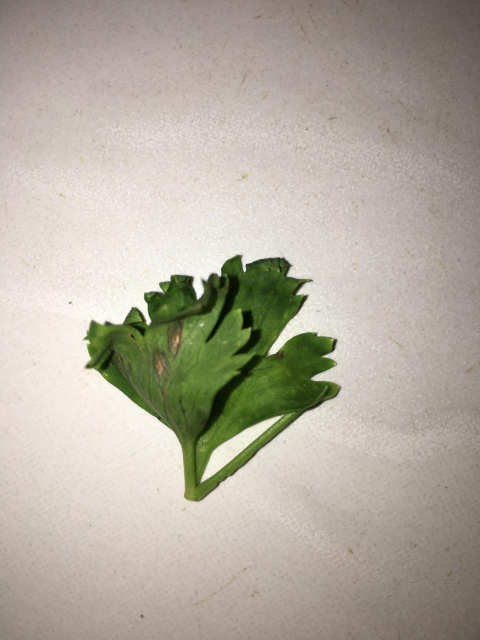
#> input picture daun_seledri/seledri_(10).jpg, 960 x 1280 px, found by its file name (shown at 1/2 size)
$ jupyter execute --allow-errors image_fundamental.ipynb   (shell and % lines are left out)
#> lines starting #> are read from the running program, lines starting #| are printed output that depends on the picture
[cell 1]
import matplotlib.pyplot as plt
import argparse
import imutils
import cv2

[cell 2]
def plt_imshow(title, image):
  # convert the image frame BGR to RGB color space and display it
	image = cv2.cvtColor(image, cv2.COLOR_BGR2RGB)
	plt.imshow(image)
	plt.title(title)
	plt.grid(False)
	plt.show()

[cell 3]
cd daun_dataset-main/train/daun_seledri

[cell 4]
args = {
    "image": "seledri_(10).jpg"
}

[cell 5]
image = cv2.imread(args["image"])
#> image is the input picture: shape (1280, 960, 3); mean B, G, R 159.4, 172.3, 178.7
plt_imshow("Original", image)

# grab the dimensions of the image and calculate the center of the
# image
(h, w) = image.shape[:2]
#> h = 1280; w = 960
(cX, cY) = (w // 2, h // 2)
#> cX = 480; cY = 640

# rotate our image by 45 degrees around the center of the image
M = cv2.getRotationMatrix2D((cX, cY), 45, 1.0)
rotated = cv2.warpAffine(image, M, (w, h))
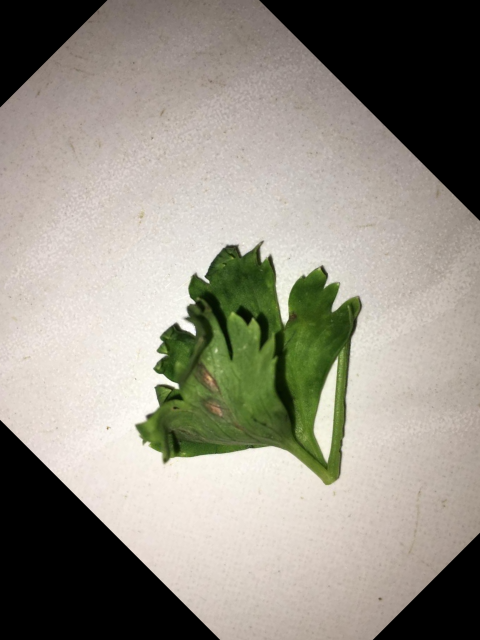
#> rotated: shape (1280, 960, 3) (shown at 1/2 size); mean B, G, R 132.5, 143.9, 148
plt_imshow("Rotated by 45 Degrees", rotated)

# rotate our image by -90 degrees around the image
M = cv2.getRotationMatrix2D((cX, cY), -90, 1.0)
rotated = cv2.warpAffine(image, M, (w, h))
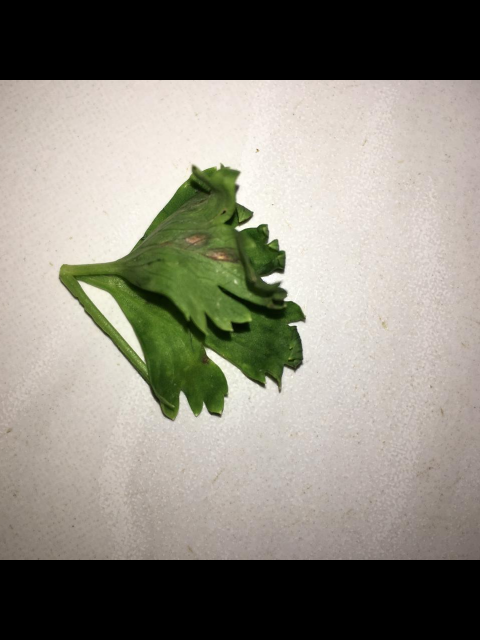
#> rotated: shape (1280, 960, 3) (shown at 1/2 size); mean B, G, R 125, 136, 139.3
plt_imshow("Rotated by -90 Degrees", rotated)

[cell 6]
image = cv2.imread(args["image"])
plt_imshow("Original", image)

# flip the image horizontally
print("[INFO] flipping image horizontally...")
flipped = cv2.flip(image, 1)
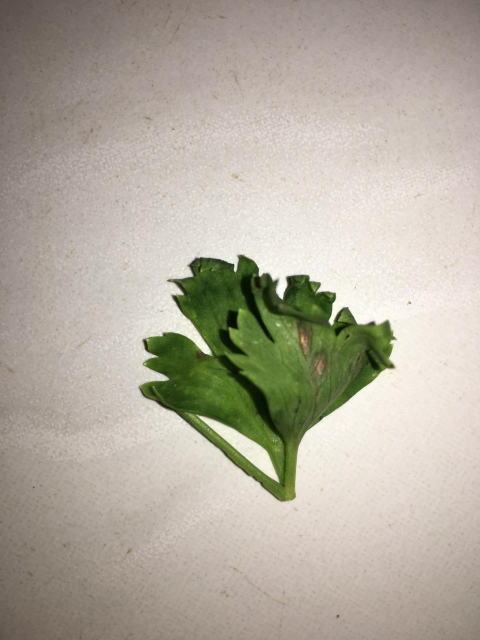
#> flipped: shape (1280, 960, 3) (shown at 1/2 size); mean B, G, R 159.4, 172.3, 178.7
plt_imshow("Flipped Horizontally", flipped)

#> (a cell that did not finish here is left out)

#> (a cell that did not finish here is left out)

#> (a cell that did not finish here is left out)

#> (a cell that did not finish here is left out)

[cell 11]
cropped = image[100:1000, 200:1000]
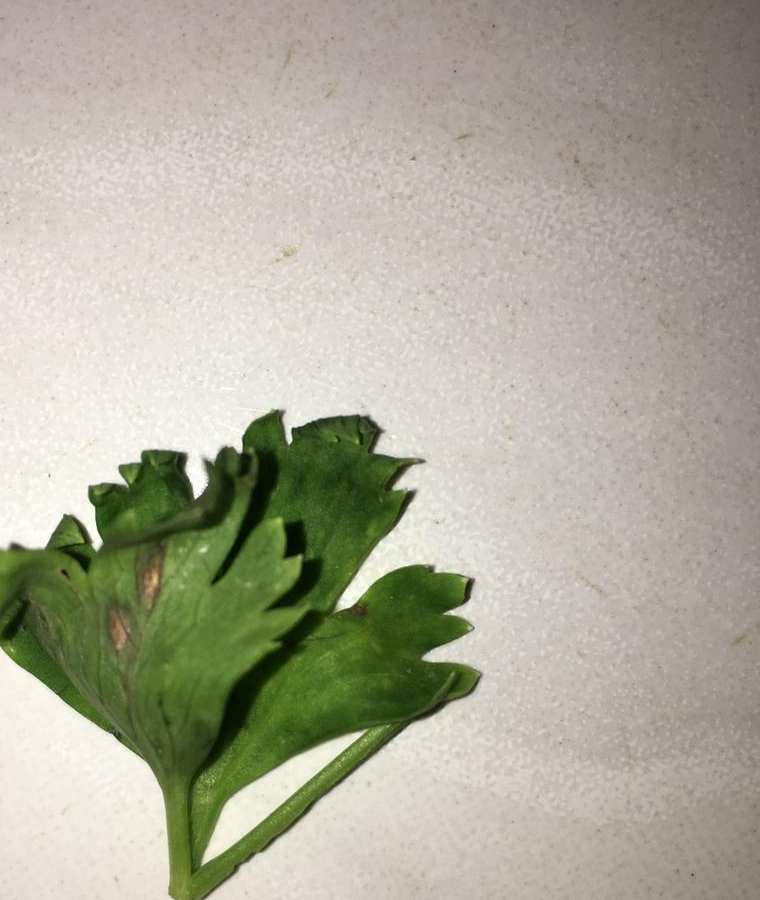
#> cropped: shape (900, 760, 3); mean B, G, R 154.3, 170.7, 173.3
plt_imshow("crop", cropped)

#> (a cell that did not finish here is left out)

[cell 13]
image = cv2.imread(args["image"])
(B, G, R) = cv2.split(image)
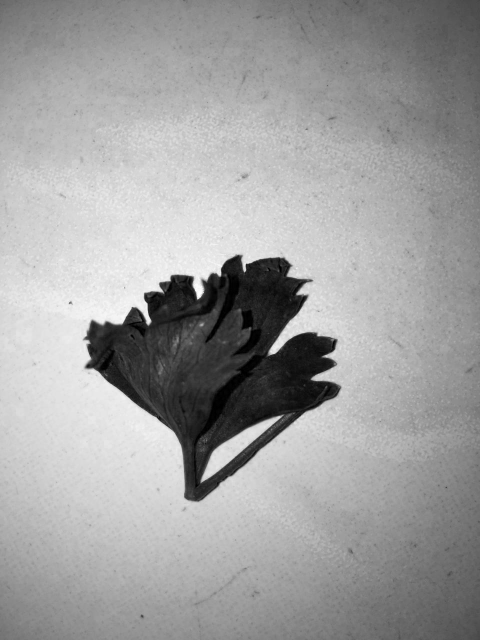
#> B: shape (1280, 960) (shown at 1/2 size); min 0, max 255, mean 159.4
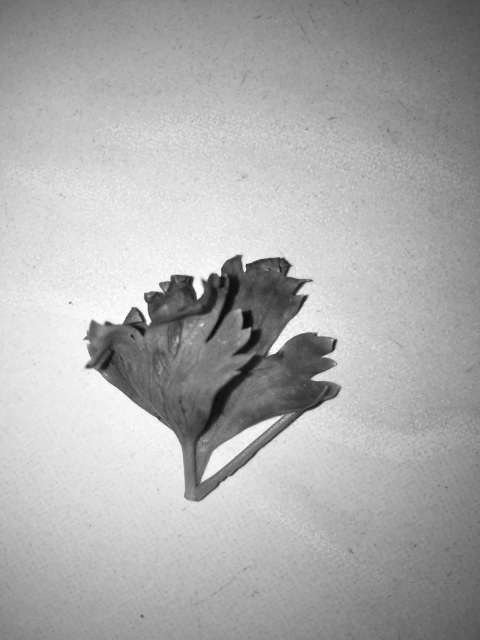
#> G: shape (1280, 960) (shown at 1/2 size); min 9, max 255, mean 172.3
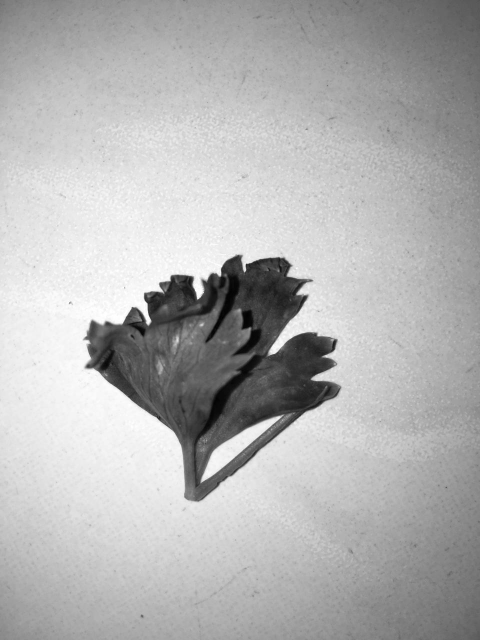
#> R: shape (1280, 960) (shown at 1/2 size); min 0, max 255, mean 178.7

# show each channel individually
plt_imshow("Red", R)
plt_imshow("Green", G)
plt_imshow("Blue", B)
